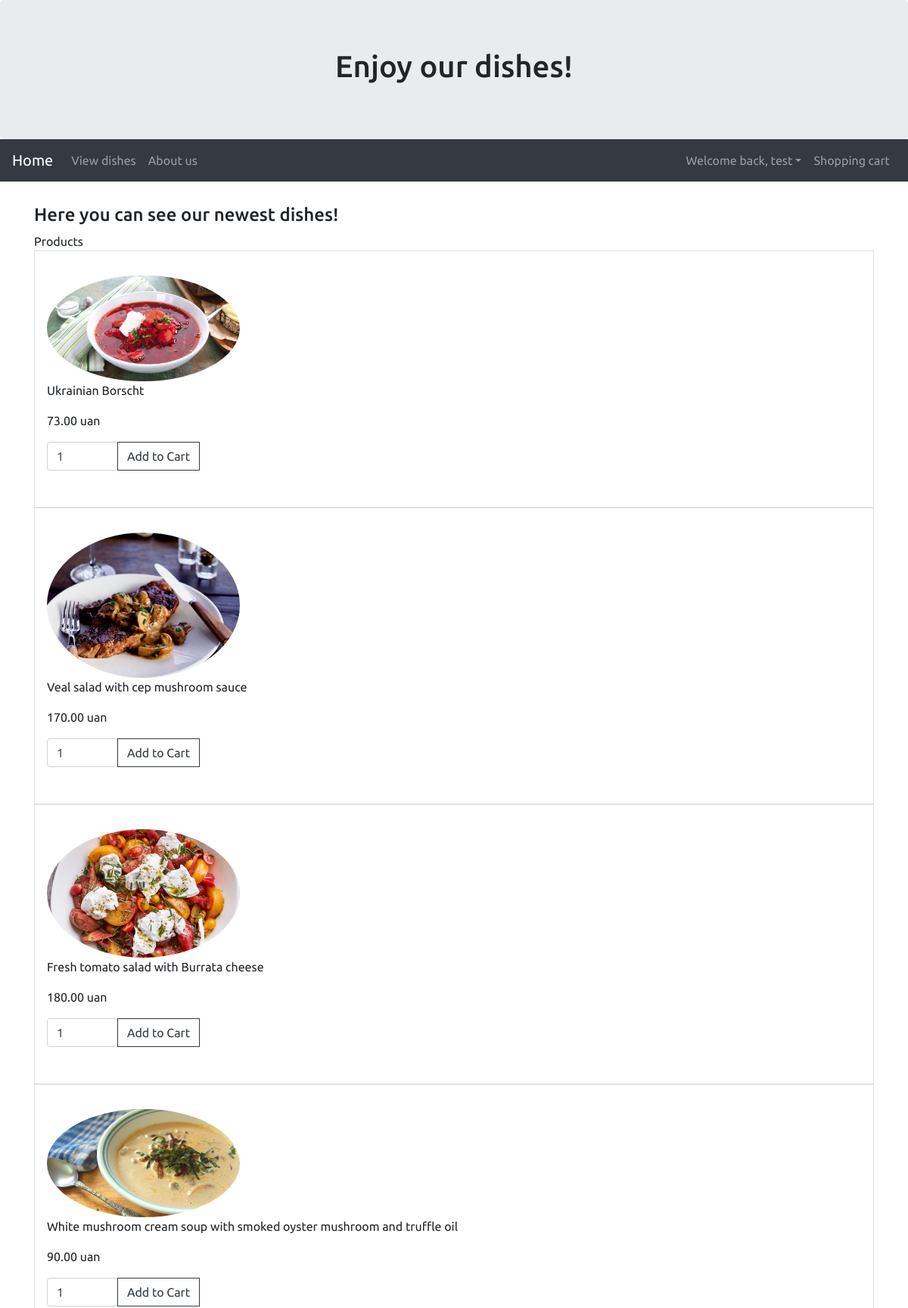
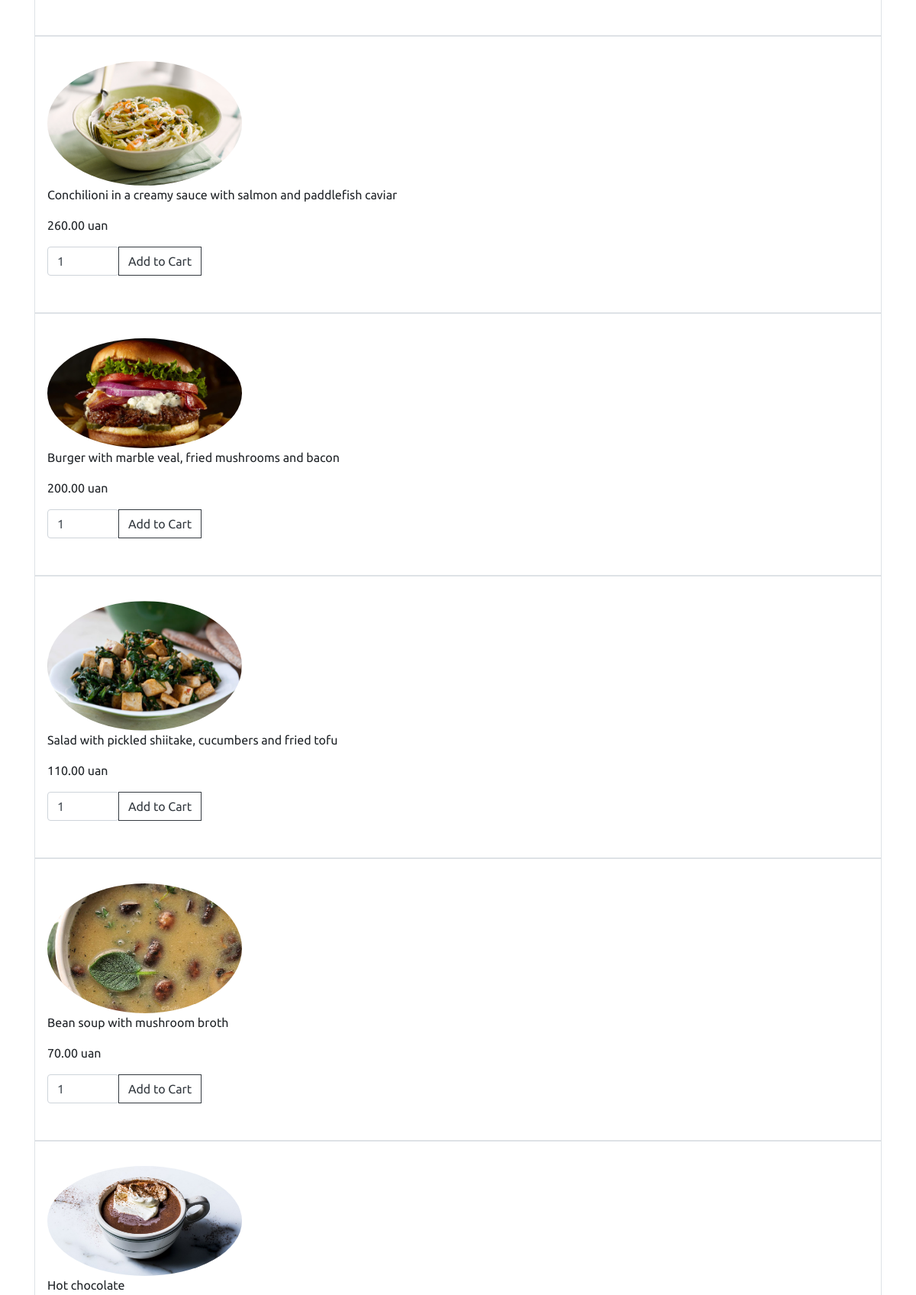
Page /Dishes.php (signed in, upper part) on the committed database (2 pictures, top to bottom).
### tables this page shows
CREATE TABLE `dishes` (
  `idDishes` int(11) NOT NULL AUTO_INCREMENT,
  `idCategory` int(11) NOT NULL,
  `Name` varchar(255) NOT NULL,
  `Code` varchar(45) NOT NULL,
  `Image` text NOT NULL,
  `Price` double(10,2) NOT NULL,
  PRIMARY KEY (`idDishes`,`idCategory`),
  KEY `idCategory_idx` (`idCategory`),
  CONSTRAINT `idCategory` FOREIGN KEY (`idCategory`) REFERENCES `category` (`idCategory`)
);

### conf/database.php (called while the page is built, shortened)
<?php
class Database {
  public $conn;
  public function getConnection(){
    $conn = mysqli_connect("localhost","root","Drbk085VTeopiQ45","restaurant") or die("Couldn't connect");
    $this->conn = $conn;
         return $conn;
}
function runQuery($query) {
  $result = mysqli_query($this->conn,$query);
  while($row=mysqli_fetch_assoc($result)) {
    $resultset[] = $row;
  }
  if(!empty($resultset))
    return $resultset;
}
}
 ?>

### Dishes.php (the view, shortened to what this page needs)
<?php
include_once 'conf/database.php';
$db_handle = new Database();
?>
<!DOCTYPE HTML>
<html>
<head>
  <link rel="stylesheet" href="https://maxcdn.bootstrapcdn.com/bootstrap/4.3.1/css/bootstrap.min.css">
</head>
<body style="height:1500px; font-family:Ubuntu;">
  <div class="jumbotron text-center" style="margin-bottom:0">
    <div class="container">
      <h1> Enjoy our dishes!</h1>
    </div>
  </div>
  <nav class="navbar navbar-expand-sm bg-dark navbar-dark sticky-top">
    <a class="navbar-brand" mr-auto href="Restaurant.php">Home</a>
    <div class="collapse navbar-collapse" id="collapsibleNavbar">
      <ul class="navbar-nav">
        <li class="nav-item">
          <a class="nav-link" href="Dishes.php">View dishes</a>
        </li>
        <li class="nav-item">
          <a class="nav-link" href="About_Us.php">About us</a>
        </li>
      </ul>
      <ul class="navbar-nav ml-auto">
        <li class="nav-item dropdown" style="<?php
        if(isset($_SESSION['logged'])){
          if($_SESSION['logged']==false){
            echo "display:none;";
          }else echo "display:block;";
        }
        ?>">
          <a class="nav-link dropdown-toggle" href="#" id="navbardrop" data-toggle="dropdown">Welcome back, <?php echo $_SESSION['user_login'];?></a>
      </li>
        <li class="nav-item">
          <a class="nav-link" href="Shopping_Cart.php">Shopping cart</a>
        </li>
      </ul>
    </div>
  </nav>
    <div class="container" style="margin-top:30px">
<h4> Here you can see our newest dishes! </h4>
    </div>
    <div class="container" id="product-grid">
    	<div class="txt-heading">Products</div>
    	<?php
    	$product_array = $db_handle->runQuery("SELECT * FROM dishes ORDER BY idDishes ASC");
    	if (!empty($product_array)) {
    		foreach($product_array as $key=>$value){
    	?>
				<div class="media border p-3">
					<form method="post" action="Dishes.php?action=add&Code=<?php echo $product_array[$key]["Code"]; ?>">
						<img src="<?php echo $product_array[$key]["Image"]; ?>" class="mr-3 mt-3 rounded-circle" style="width:255px">
				<div class="media-body">
				<p><?php echo $product_array[$key]["Name"]; ?></p>
				<p><?php echo $product_array[$key]["Price"]." uan"; ?></p>
				<div class="input-group mb-3">
				<p><input type="text" class="form-control" name="Quantity" value="1" size="2" />
					<div class="input-group-append">
					<input type="submit" value="Add to Cart" class="form-control btn btn-outline-dark" id="add_to_cart"/>
				</div>
				</p>
				</div>
					</div>
					</form>
				</div>
    	<?php
    		}
    	}
    	?>
    </div>
  </body>
  </html>

### rows in the picture
dishes: Image (picture), Name "Ukrainian Borscht", Price "73.00"
dishes: Image (picture), Name "Veal salad with cep mushroom sauce", Price "170.00"
dishes: Image (picture), Name "Fresh tomato salad with Burrata cheese", Price "180.00"
dishes: Image (picture), Name "White mushroom cream soup with smoked oyster mushroom and truffle oil", Price "90.00"
dishes: Image (picture), Name "Conchilioni in a creamy sauce with salmon and paddlefish caviar", Price "260.00"
dishes: Image (picture), Name "Burger with marble veal, fried mushrooms and bacon", Price "200.00"
dishes: Image (picture), Name "Salad with pickled shiitake, cucumbers and fried tofu", Price "110.00"
dishes: Image (picture), Name "Bean soup with mushroom broth", Price "70.00"
dishes: Image (picture), Name "Hot chocolate"

### other values in the picture
$_SESSION['user_login'] "test"
